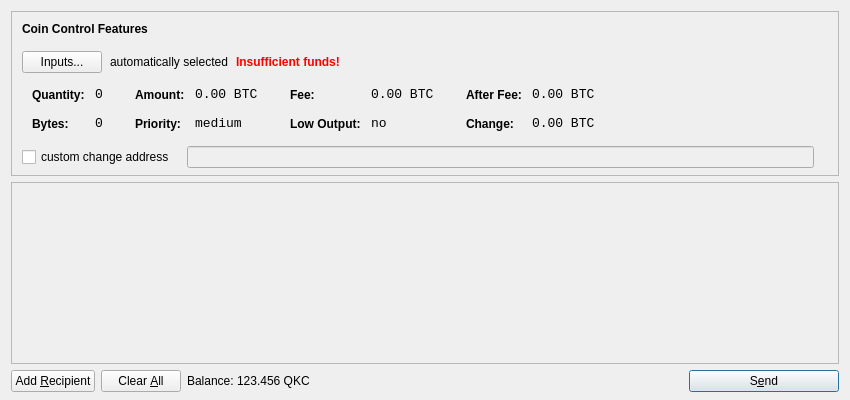
<?xml version="1.0" encoding="UTF-8"?>
<ui version="4.0">
 <class>SendCoinsDialog</class>
 <widget class="QDialog" name="SendCoinsDialog">
  <property name="geometry">
   <rect>
    <x>0</x>
    <y>0</y>
    <width>850</width>
    <height>400</height>
   </rect>
  </property>
  <property name="windowTitle">
   <string>Send Coins</string>
  </property>
  <layout class="QVBoxLayout" name="verticalLayout" stretch="0,1,0">
   <property name="bottomMargin">
    <number>8</number>
   </property>
   <item>
    <widget class="QFrame" name="frameCoinControl">
     <property name="sizePolicy">
      <sizepolicy hsizetype="Expanding" vsizetype="Expanding">
       <horstretch>0</horstretch>
       <verstretch>0</verstretch>
      </sizepolicy>
     </property>
     <property name="maximumSize">
      <size>
       <width>16777215</width>
       <height>16777215</height>
      </size>
     </property>
     <property name="frameShape">
      <enum>QFrame::StyledPanel</enum>
     </property>
     <property name="frameShadow">
      <enum>QFrame::Sunken</enum>
     </property>
     <layout class="QVBoxLayout" name="verticalLayoutCoinControl2">
      <property name="spacing">
       <number>-1</number>
      </property>
      <property name="leftMargin">
       <number>0</number>
      </property>
      <property name="topMargin">
       <number>0</number>
      </property>
      <property name="rightMargin">
       <number>0</number>
      </property>
      <property name="bottomMargin">
       <number>6</number>
      </property>
      <item>
       <layout class="QVBoxLayout" name="verticalLayoutCoinControl" stretch="0,0,0,0,1">
        <property name="spacing">
         <number>0</number>
        </property>
        <property name="leftMargin">
         <number>10</number>
        </property>
        <property name="topMargin">
         <number>10</number>
        </property>
        <item>
         <layout class="QHBoxLayout" name="horizontalLayoutCoinControl1">
          <property name="bottomMargin">
           <number>15</number>
          </property>
          <item>
           <widget class="QLabel" name="labelCoinControlFeatures">
            <property name="sizePolicy">
             <sizepolicy hsizetype="Preferred" vsizetype="Maximum">
              <horstretch>0</horstretch>
              <verstretch>0</verstretch>
             </sizepolicy>
            </property>
            <property name="font">
             <font>
              <weight>75</weight>
              <bold>true</bold>
             </font>
            </property>
            <property name="styleSheet">
             <string notr="true">font-weight:bold;</string>
            </property>
            <property name="text">
             <string>Coin Control Features</string>
            </property>
           </widget>
          </item>
         </layout>
        </item>
        <item>
         <layout class="QHBoxLayout" name="horizontalLayoutCoinControl2" stretch="0,0,0,0">
          <property name="spacing">
           <number>8</number>
          </property>
          <property name="bottomMargin">
           <number>10</number>
          </property>
          <item>
           <widget class="QPushButton" name="pushButtonCoinControl">
            <property name="styleSheet">
             <string notr="true"/>
            </property>
            <property name="text">
             <string>Inputs...</string>
            </property>
           </widget>
          </item>
          <item>
           <widget class="QLabel" name="labelCoinControlAutomaticallySelected">
            <property name="text">
             <string>automatically selected</string>
            </property>
            <property name="margin">
             <number>5</number>
            </property>
           </widget>
          </item>
          <item>
           <widget class="QLabel" name="labelCoinControlInsuffFunds">
            <property name="font">
             <font>
              <weight>75</weight>
              <bold>true</bold>
             </font>
            </property>
            <property name="styleSheet">
             <string notr="true">color:red;font-weight:bold;</string>
            </property>
            <property name="text">
             <string>Insufficient funds!</string>
            </property>
            <property name="margin">
             <number>5</number>
            </property>
           </widget>
          </item>
          <item>
           <spacer name="horizontalSpacerCoinControl">
            <property name="orientation">
             <enum>Qt::Horizontal</enum>
            </property>
            <property name="sizeHint" stdset="0">
             <size>
              <width>40</width>
              <height>1</height>
             </size>
            </property>
           </spacer>
          </item>
         </layout>
        </item>
        <item>
         <widget class="QWidget" name="widgetCoinControl" native="true">
          <property name="sizePolicy">
           <sizepolicy hsizetype="Preferred" vsizetype="Preferred">
            <horstretch>0</horstretch>
            <verstretch>0</verstretch>
           </sizepolicy>
          </property>
          <property name="minimumSize">
           <size>
            <width>0</width>
            <height>0</height>
           </size>
          </property>
          <property name="styleSheet">
           <string notr="true"/>
          </property>
          <layout class="QHBoxLayout" name="horizontalLayoutCoinControl5">
           <property name="margin">
            <number>0</number>
           </property>
           <item>
            <layout class="QHBoxLayout" name="horizontalLayoutCoinControl3" stretch="0,0,0,1">
             <property name="spacing">
              <number>20</number>
             </property>
             <property name="topMargin">
              <number>0</number>
             </property>
             <property name="bottomMargin">
              <number>10</number>
             </property>
             <item>
              <layout class="QFormLayout" name="formLayoutCoinControl1">
               <property name="horizontalSpacing">
                <number>10</number>
               </property>
               <property name="verticalSpacing">
                <number>14</number>
               </property>
               <property name="leftMargin">
                <number>10</number>
               </property>
               <property name="topMargin">
                <number>4</number>
               </property>
               <property name="rightMargin">
                <number>6</number>
               </property>
               <item row="0" column="0">
                <widget class="QLabel" name="labelCoinControlQuantityText">
                 <property name="styleSheet">
                  <string notr="true">font-weight:bold;</string>
                 </property>
                 <property name="text">
                  <string>Quantity:</string>
                 </property>
                 <property name="margin">
                  <number>0</number>
                 </property>
                </widget>
               </item>
               <item row="0" column="1">
                <widget class="QLabel" name="labelCoinControlQuantity">
                 <property name="font">
                  <font>
                   <family>Monospace</family>
                   <pointsize>10</pointsize>
                  </font>
                 </property>
                 <property name="cursor">
                  <cursorShape>IBeamCursor</cursorShape>
                 </property>
                 <property name="contextMenuPolicy">
                  <enum>Qt::ActionsContextMenu</enum>
                 </property>
                 <property name="text">
                  <string notr="true">0</string>
                 </property>
                 <property name="margin">
                  <number>0</number>
                 </property>
                 <property name="textInteractionFlags">
                  <set>Qt::LinksAccessibleByMouse|Qt::TextSelectableByKeyboard|Qt::TextSelectableByMouse</set>
                 </property>
                </widget>
               </item>
               <item row="1" column="0">
                <widget class="QLabel" name="labelCoinControlBytesText">
                 <property name="styleSheet">
                  <string notr="true">font-weight:bold;</string>
                 </property>
                 <property name="text">
                  <string>Bytes:</string>
                 </property>
                </widget>
               </item>
               <item row="1" column="1">
                <widget class="QLabel" name="labelCoinControlBytes">
                 <property name="font">
                  <font>
                   <family>Monospace</family>
                   <pointsize>10</pointsize>
                  </font>
                 </property>
                 <property name="cursor">
                  <cursorShape>IBeamCursor</cursorShape>
                 </property>
                 <property name="contextMenuPolicy">
                  <enum>Qt::ActionsContextMenu</enum>
                 </property>
                 <property name="text">
                  <string notr="true">0</string>
                 </property>
                 <property name="textInteractionFlags">
                  <set>Qt::LinksAccessibleByMouse|Qt::TextSelectableByKeyboard|Qt::TextSelectableByMouse</set>
                 </property>
                </widget>
               </item>
              </layout>
             </item>
             <item>
              <layout class="QFormLayout" name="formLayoutCoinControl2">
               <property name="horizontalSpacing">
                <number>10</number>
               </property>
               <property name="verticalSpacing">
                <number>14</number>
               </property>
               <property name="leftMargin">
                <number>6</number>
               </property>
               <property name="topMargin">
                <number>4</number>
               </property>
               <property name="rightMargin">
                <number>6</number>
               </property>
               <item row="0" column="0">
                <widget class="QLabel" name="labelCoinControlAmountText">
                 <property name="styleSheet">
                  <string notr="true">font-weight:bold;</string>
                 </property>
                 <property name="text">
                  <string>Amount:</string>
                 </property>
                 <property name="margin">
                  <number>0</number>
                 </property>
                </widget>
               </item>
               <item row="0" column="1">
                <widget class="QLabel" name="labelCoinControlAmount">
                 <property name="font">
                  <font>
                   <family>Monospace</family>
                   <pointsize>10</pointsize>
                  </font>
                 </property>
                 <property name="cursor">
                  <cursorShape>IBeamCursor</cursorShape>
                 </property>
                 <property name="contextMenuPolicy">
                  <enum>Qt::ActionsContextMenu</enum>
                 </property>
                 <property name="text">
                  <string notr="true">0.00 BTC</string>
                 </property>
                 <property name="textInteractionFlags">
                  <set>Qt::LinksAccessibleByMouse|Qt::TextSelectableByKeyboard|Qt::TextSelectableByMouse</set>
                 </property>
                </widget>
               </item>
               <item row="1" column="0">
                <widget class="QLabel" name="labelCoinControlPriorityText">
                 <property name="styleSheet">
                  <string notr="true">font-weight:bold;</string>
                 </property>
                 <property name="text">
                  <string>Priority:</string>
                 </property>
                </widget>
               </item>
               <item row="1" column="1">
                <widget class="QLabel" name="labelCoinControlPriority">
                 <property name="font">
                  <font>
                   <family>Monospace</family>
                   <pointsize>10</pointsize>
                  </font>
                 </property>
                 <property name="cursor">
                  <cursorShape>IBeamCursor</cursorShape>
                 </property>
                 <property name="contextMenuPolicy">
                  <enum>Qt::ActionsContextMenu</enum>
                 </property>
                 <property name="text">
                  <string>medium</string>
                 </property>
                 <property name="textInteractionFlags">
                  <set>Qt::LinksAccessibleByMouse|Qt::TextSelectableByKeyboard|Qt::TextSelectableByMouse</set>
                 </property>
                </widget>
               </item>
              </layout>
             </item>
             <item>
              <layout class="QFormLayout" name="formLayoutCoinControl3">
               <property name="horizontalSpacing">
                <number>10</number>
               </property>
               <property name="verticalSpacing">
                <number>14</number>
               </property>
               <property name="leftMargin">
                <number>6</number>
               </property>
               <property name="topMargin">
                <number>4</number>
               </property>
               <property name="rightMargin">
                <number>6</number>
               </property>
               <item row="0" column="0">
                <widget class="QLabel" name="labelCoinControlFeeText">
                 <property name="styleSheet">
                  <string notr="true">font-weight:bold;</string>
                 </property>
                 <property name="text">
                  <string>Fee:</string>
                 </property>
                 <property name="margin">
                  <number>0</number>
                 </property>
                </widget>
               </item>
               <item row="0" column="1">
                <widget class="QLabel" name="labelCoinControlFee">
                 <property name="font">
                  <font>
                   <family>Monospace</family>
                   <pointsize>10</pointsize>
                  </font>
                 </property>
                 <property name="cursor">
                  <cursorShape>IBeamCursor</cursorShape>
                 </property>
                 <property name="contextMenuPolicy">
                  <enum>Qt::ActionsContextMenu</enum>
                 </property>
                 <property name="text">
                  <string notr="true">0.00 BTC</string>
                 </property>
                 <property name="textInteractionFlags">
                  <set>Qt::LinksAccessibleByMouse|Qt::TextSelectableByKeyboard|Qt::TextSelectableByMouse</set>
                 </property>
                </widget>
               </item>
               <item row="1" column="0">
                <widget class="QLabel" name="labelCoinControlLowOutputText">
                 <property name="styleSheet">
                  <string notr="true">font-weight:bold;</string>
                 </property>
                 <property name="text">
                  <string>Low Output:</string>
                 </property>
                </widget>
               </item>
               <item row="1" column="1">
                <widget class="QLabel" name="labelCoinControlLowOutput">
                 <property name="font">
                  <font>
                   <family>Monospace</family>
                   <pointsize>10</pointsize>
                  </font>
                 </property>
                 <property name="cursor">
                  <cursorShape>IBeamCursor</cursorShape>
                 </property>
                 <property name="contextMenuPolicy">
                  <enum>Qt::ActionsContextMenu</enum>
                 </property>
                 <property name="text">
                  <string>no</string>
                 </property>
                 <property name="textInteractionFlags">
                  <set>Qt::LinksAccessibleByMouse|Qt::TextSelectableByKeyboard|Qt::TextSelectableByMouse</set>
                 </property>
                </widget>
               </item>
              </layout>
             </item>
             <item>
              <layout class="QFormLayout" name="formLayoutCoinControl4">
               <property name="horizontalSpacing">
                <number>10</number>
               </property>
               <property name="verticalSpacing">
                <number>14</number>
               </property>
               <property name="leftMargin">
                <number>6</number>
               </property>
               <property name="topMargin">
                <number>4</number>
               </property>
               <property name="rightMargin">
                <number>6</number>
               </property>
               <item row="0" column="0">
                <widget class="QLabel" name="labelCoinControlAfterFeeText">
                 <property name="styleSheet">
                  <string notr="true">font-weight:bold;</string>
                 </property>
                 <property name="text">
                  <string>After Fee:</string>
                 </property>
                 <property name="margin">
                  <number>0</number>
                 </property>
                </widget>
               </item>
               <item row="0" column="1">
                <widget class="QLabel" name="labelCoinControlAfterFee">
                 <property name="font">
                  <font>
                   <family>Monospace</family>
                   <pointsize>10</pointsize>
                  </font>
                 </property>
                 <property name="cursor">
                  <cursorShape>IBeamCursor</cursorShape>
                 </property>
                 <property name="contextMenuPolicy">
                  <enum>Qt::ActionsContextMenu</enum>
                 </property>
                 <property name="text">
                  <string notr="true">0.00 BTC</string>
                 </property>
                 <property name="textInteractionFlags">
                  <set>Qt::LinksAccessibleByMouse|Qt::TextSelectableByKeyboard|Qt::TextSelectableByMouse</set>
                 </property>
                </widget>
               </item>
               <item row="1" column="0">
                <widget class="QLabel" name="labelCoinControlChangeText">
                 <property name="styleSheet">
                  <string notr="true">font-weight:bold;</string>
                 </property>
                 <property name="text">
                  <string>Change:</string>
                 </property>
                </widget>
               </item>
               <item row="1" column="1">
                <widget class="QLabel" name="labelCoinControlChange">
                 <property name="font">
                  <font>
                   <family>Monospace</family>
                   <pointsize>10</pointsize>
                  </font>
                 </property>
                 <property name="cursor">
                  <cursorShape>IBeamCursor</cursorShape>
                 </property>
                 <property name="contextMenuPolicy">
                  <enum>Qt::ActionsContextMenu</enum>
                 </property>
                 <property name="text">
                  <string notr="true">0.00 BTC</string>
                 </property>
                 <property name="textInteractionFlags">
                  <set>Qt::LinksAccessibleByMouse|Qt::TextSelectableByKeyboard|Qt::TextSelectableByMouse</set>
                 </property>
                </widget>
               </item>
              </layout>
             </item>
            </layout>
           </item>
          </layout>
         </widget>
        </item>
        <item>
         <layout class="QHBoxLayout" name="horizontalLayoutCoinControl4" stretch="0,0,0">
          <property name="spacing">
           <number>12</number>
          </property>
          <property name="sizeConstraint">
           <enum>QLayout::SetDefaultConstraint</enum>
          </property>
          <property name="topMargin">
           <number>5</number>
          </property>
          <property name="rightMargin">
           <number>5</number>
          </property>
          <item>
           <widget class="QCheckBox" name="checkBoxCoinControlChange">
            <property name="text">
             <string>custom change address</string>
            </property>
           </widget>
          </item>
          <item>
           <widget class="QLineEdit" name="lineEditCoinControlChange">
            <property name="enabled">
             <bool>false</bool>
            </property>
            <property name="sizePolicy">
             <sizepolicy hsizetype="Expanding" vsizetype="Fixed">
              <horstretch>0</horstretch>
              <verstretch>0</verstretch>
             </sizepolicy>
            </property>
           </widget>
          </item>
          <item>
           <widget class="QLabel" name="labelCoinControlChangeLabel">
            <property name="sizePolicy">
             <sizepolicy hsizetype="Preferred" vsizetype="Expanding">
              <horstretch>0</horstretch>
              <verstretch>0</verstretch>
             </sizepolicy>
            </property>
            <property name="minimumSize">
             <size>
              <width>0</width>
              <height>0</height>
             </size>
            </property>
            <property name="text">
             <string/>
            </property>
            <property name="margin">
             <number>3</number>
            </property>
           </widget>
          </item>
         </layout>
        </item>
        <item>
         <spacer name="verticalSpacerCoinControl">
          <property name="orientation">
           <enum>Qt::Vertical</enum>
          </property>
          <property name="sizeHint" stdset="0">
           <size>
            <width>800</width>
            <height>1</height>
           </size>
          </property>
         </spacer>
        </item>
       </layout>
      </item>
     </layout>
    </widget>
   </item>
   <item>
    <widget class="QScrollArea" name="scrollArea">
     <property name="widgetResizable">
      <bool>true</bool>
     </property>
     <widget class="QWidget" name="scrollAreaWidgetContents">
      <property name="geometry">
       <rect>
        <x>0</x>
        <y>0</y>
        <width>830</width>
        <height>165</height>
       </rect>
      </property>
      <layout class="QVBoxLayout" name="verticalLayout_2">
       <property name="margin">
        <number>0</number>
       </property>
       <item>
        <layout class="QVBoxLayout" name="entries">
         <property name="spacing">
          <number>6</number>
         </property>
        </layout>
       </item>
       <item>
        <spacer name="verticalSpacer">
         <property name="orientation">
          <enum>Qt::Vertical</enum>
         </property>
         <property name="sizeHint" stdset="0">
          <size>
           <width>20</width>
           <height>40</height>
          </size>
         </property>
        </spacer>
       </item>
      </layout>
     </widget>
    </widget>
   </item>
   <item>
    <layout class="QHBoxLayout" name="horizontalLayout">
     <item>
      <widget class="QPushButton" name="addButton">
       <property name="toolTip">
        <string>Send to multiple recipients at once</string>
       </property>
       <property name="text">
        <string>Add &amp;Recipient</string>
       </property>
       <property name="icon">
        <iconset resource="../bitcoin.qrc">
         <normaloff>:/icons/add</normaloff>:/icons/add</iconset>
       </property>
       <property name="autoDefault">
        <bool>false</bool>
       </property>
      </widget>
     </item>
     <item>
      <widget class="QPushButton" name="clearButton">
       <property name="sizePolicy">
        <sizepolicy hsizetype="Minimum" vsizetype="Fixed">
         <horstretch>0</horstretch>
         <verstretch>0</verstretch>
        </sizepolicy>
       </property>
       <property name="toolTip">
        <string>Remove all transaction fields</string>
       </property>
       <property name="text">
        <string>Clear &amp;All</string>
       </property>
       <property name="icon">
        <iconset resource="../bitcoin.qrc">
         <normaloff>:/icons/remove</normaloff>:/icons/remove</iconset>
       </property>
       <property name="autoRepeatDelay">
        <number>300</number>
       </property>
       <property name="autoDefault">
        <bool>false</bool>
       </property>
      </widget>
     </item>
     <item>
      <layout class="QHBoxLayout" name="horizontalLayout_2">
       <property name="spacing">
        <number>3</number>
       </property>
       <item>
        <widget class="QLabel" name="label">
         <property name="text">
          <string>Balance:</string>
         </property>
        </widget>
       </item>
       <item>
        <widget class="QLabel" name="labelBalance">
         <property name="cursor">
          <cursorShape>IBeamCursor</cursorShape>
         </property>
         <property name="text">
          <string>123.456 QKC</string>
         </property>
         <property name="textInteractionFlags">
          <set>Qt::LinksAccessibleByMouse|Qt::TextSelectableByKeyboard|Qt::TextSelectableByMouse</set>
         </property>
        </widget>
       </item>
      </layout>
     </item>
     <item>
      <spacer name="horizontalSpacer">
       <property name="orientation">
        <enum>Qt::Horizontal</enum>
       </property>
       <property name="sizeHint" stdset="0">
        <size>
         <width>40</width>
         <height>20</height>
        </size>
       </property>
      </spacer>
     </item>
     <item>
      <widget class="QPushButton" name="sendButton">
       <property name="minimumSize">
        <size>
         <width>150</width>
         <height>0</height>
        </size>
       </property>
       <property name="toolTip">
        <string>Confirm the send action</string>
       </property>
       <property name="text">
        <string>S&amp;end</string>
       </property>
       <property name="icon">
        <iconset resource="../bitcoin.qrc">
         <normaloff>:/icons/send</normaloff>:/icons/send</iconset>
       </property>
       <property name="default">
        <bool>true</bool>
       </property>
      </widget>
     </item>
    </layout>
   </item>
  </layout>
 </widget>
 <resources>
  <include location="../bitcoin.qrc"/>
 </resources>
 <connections/>
</ui>
